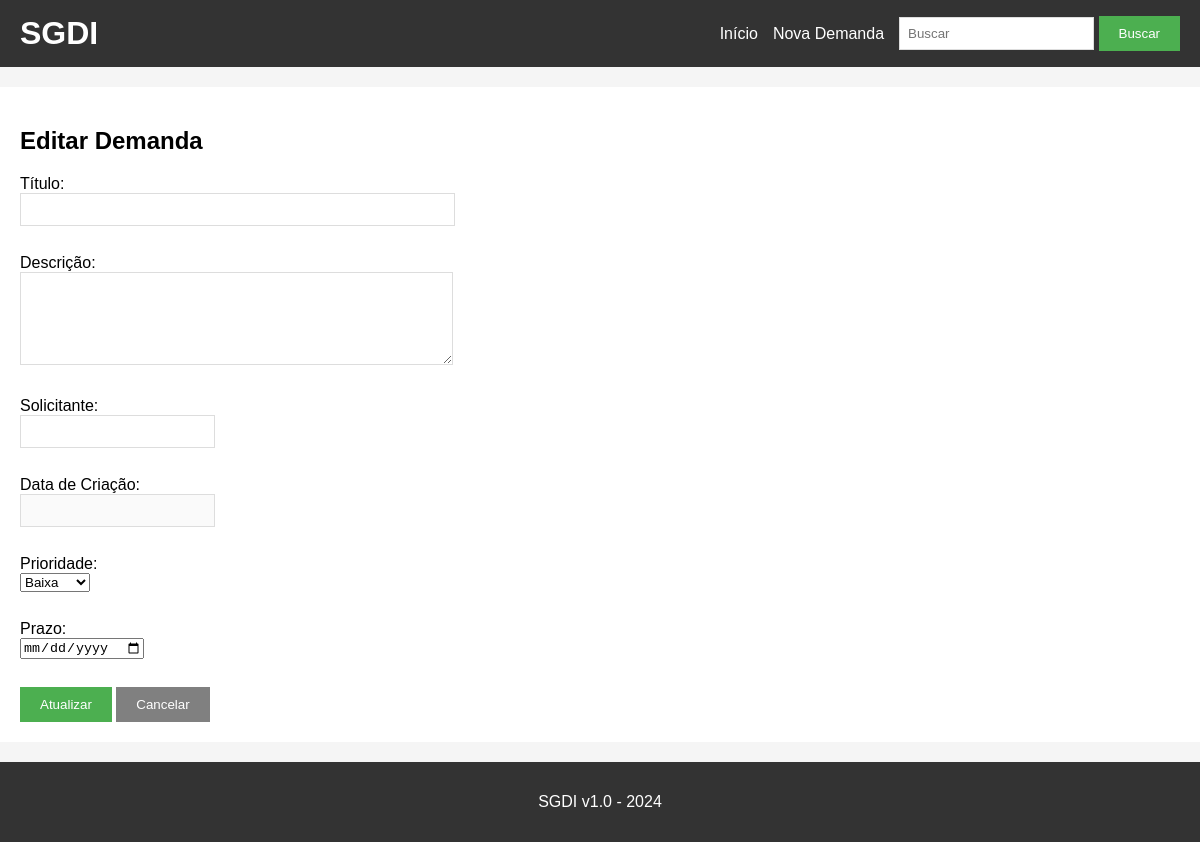
The page /editar/5 on the database as committed earlier.
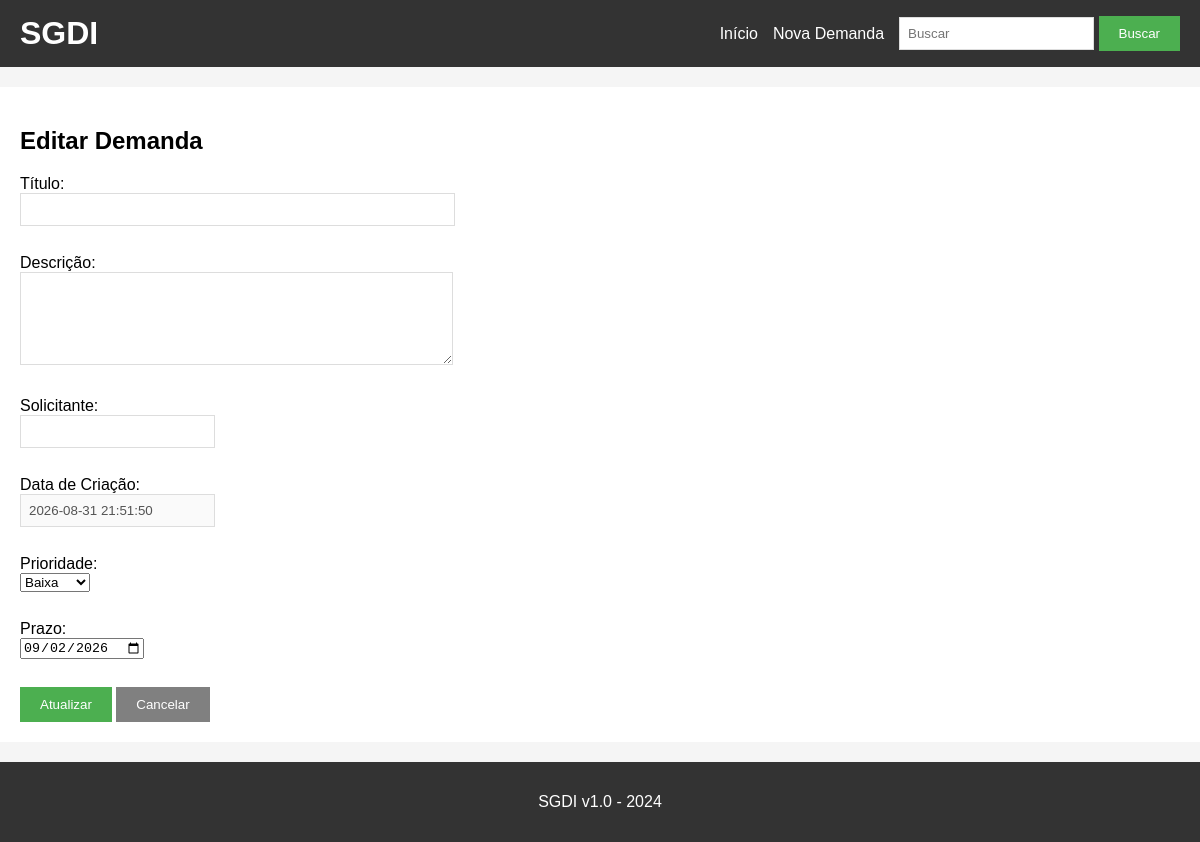
The same page on the database as committed later.
### tables this page shows
CREATE TABLE demandas (
    id INTEGER PRIMARY KEY AUTOINCREMENT,
    titulo TEXT NOT NULL,
    descricao TEXT,
    solicitante TEXT,
    data_criacao TEXT,
    prioridade TEXT,
    prazo TEXT
);

### app.py (the view, shortened to what this page needs)
@app.route('/editar/<id>', methods=['GET', 'POST'])
def editar(id):
    conn = get_db()
    cursor = conn.cursor()
    demanda = cursor.execute('SELECT * FROM demandas WHERE id=?', (id,)).fetchone()
    conn.close()
    return render_template('editar.html', demanda=demanda)

### app.py (called while the page is built)
def get_db():
    conn = sqlite3.connect('demandas.db')
    conn.row_factory = sqlite3.Row
    return conn

### templates/editar.html (shortened to what this page needs)
{% extends "base.html" %}
{% block content %}
<h2>Editar Demanda</h2>
<form method="POST" action="/editar/{{ demanda[0] }}">
    <div>
        <label>Título:</label><br>
        <input type="text" name="titulo" value="{{ demanda[1] }}" size="50">
    </div>
    <br>
    <div>
        <label>Descrição:</label><br>
        <textarea name="descricao" rows="5" cols="50">{{ demanda[2] }}</textarea>
    </div>
    <br>
    <div>
        <label>Solicitante:</label><br>
        <input type="text" name="solicitante" value="{{ demanda[3] }}">
    </div>
    <br>
    <div>
        <label>Data de Criação:</label><br>
        <input type="text" value="{{ demanda[4] }}" disabled>
    </div>
    <br>
    <div>
        <label>Prioridade:</label><br>
        <select name="prioridade" required>
            <option value="Baixa">Baixa</option>
        </select>
    </div>
    <br>
    <div>
        <label>Prazo:</label><br>
        <input type="date" name="prazo" value="{{ demanda[6] }}" required>
    </div>
    <br>
    <button type="submit">Atualizar</button>
    <a href="/"><button type="button">Cancelar</button></a>
</form>
{% endblock %}

Rows that differ between the two databases and show on the page:
added demandas: data_criacao "2026-08-31 21:51:50", prazo "09/02/2026"
